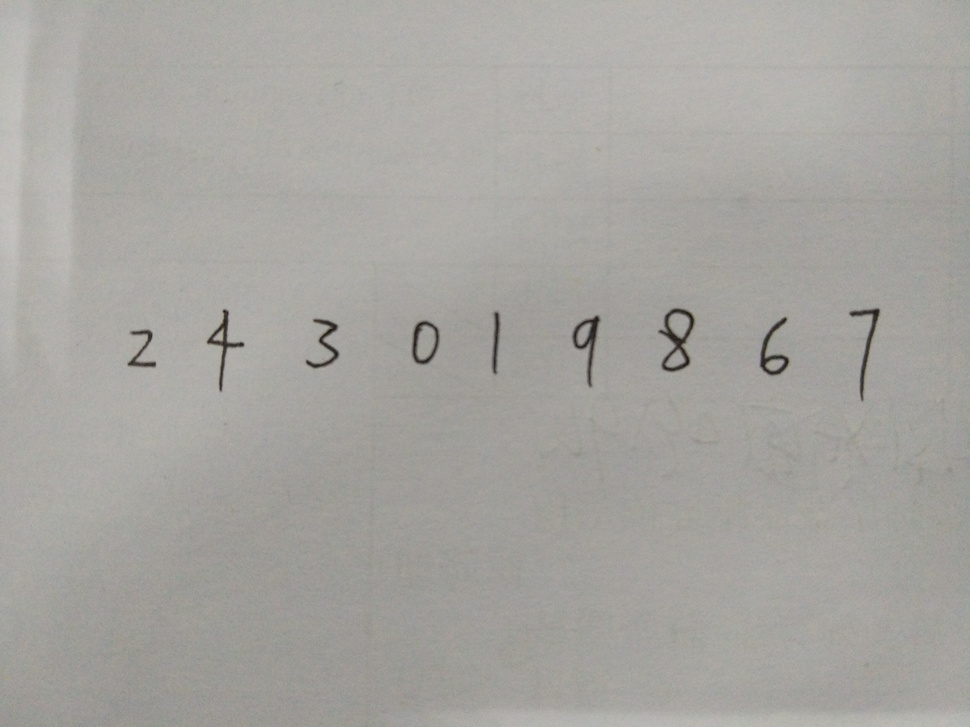
#> input picture src/20180805160122.jpg, 970 x 727 px, shrunk from 4608 x 3456 before the run
$ python -i func.py   (imports and definitions only)
#> lines starting #> are read from the running program, lines starting #| are printed output that depends on the picture
# -*- coding: utf-8 -*-
import cv2
from matplotlib import pyplot as plt

__all__ = ['create_rgb_trackbar', 'get_rgb_trackbar_pos', 'set_click', 'draw_hist']


def create_rgb_trackbar(winname):
    def nothing(x): pass

    cv2.createTrackbar('R', winname, 0, 255, nothing)
    cv2.createTrackbar('G', winname, 0, 255, nothing)
    cv2.createTrackbar('B', winname, 0, 255, nothing)


def get_rgb_trackbar_pos(winname):
    r = cv2.getTrackbarPos('R', winname)
    g = cv2.getTrackbarPos('G', winname)
    b = cv2.getTrackbarPos('B', winname)
    print(r, g, b)
    return r, g, b


def set_click(winname):
    cv2.namedWindow(winname)

    def mouse(event, x, y, flag, param):
        if event == cv2.EVENT_LBUTTONDOWN:
            print('click:{}, {}'.format(x, y))

    cv2.setMouseCallback(winname, mouse)


def draw_hist(filename):
#> called with filename = 'src/20180805160122.jpg'
    im = cv2.imread(filename)
#> im is the input picture: shape (727, 970, 3); mean B, G, R 160, 164.7, 166
    fig, axes = plt.subplots(2, 2)

    # 灰度直方图
    gray = cv2.cvtColor(im, cv2.COLOR_BGR2GRAY)
    axes[1, 0].hist(gray.flatten(), bins=256, density=1)

    # RGB直方图
    colors = ['b', 'g', 'r']
    for i, color in enumerate(colors):
        hist = cv2.calcHist([im], [i], None, [256], [0, 256])
        axes[1, 1].plot(hist, c=color)

    axes[0, 0].imshow(cv2.cvtColor(gray, cv2.COLOR_GRAY2RGB))
    axes[0, 1].imshow(im[:,:,::-1])

    plt.show()
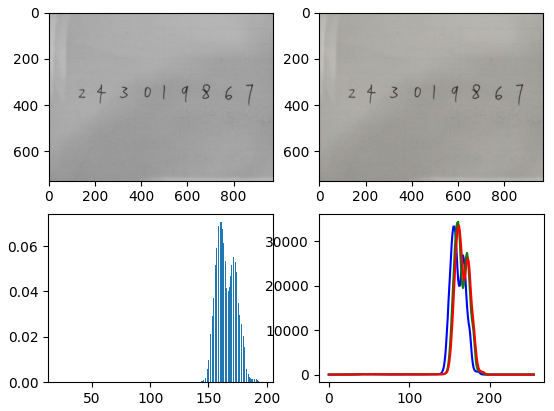
#> figure drawn by matplotlib, 4 panels; panel 3: tallest bar 0.0705 high, from x = 159.9 to 160.6; panel 4: curve peaks at x = 156, y = 33285; panel 4: curve peaks at x = 161, y = 34306; panel 4: curve peaks at x = 162, y = 33430

>>> result = draw_hist('src/20180805160122.jpg')

$ run again, on src/640.jpg
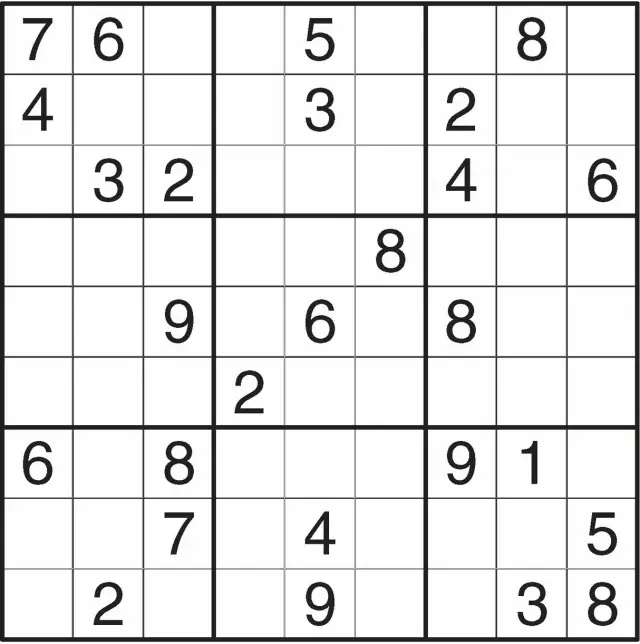
#> input picture src/640.jpg, 640 x 644 px
#> in draw_hist, im is the input picture: shape (644, 640, 3); mean B, G, R 228.7, 228.7, 228.7
#> in draw_hist, `plt.show()`:
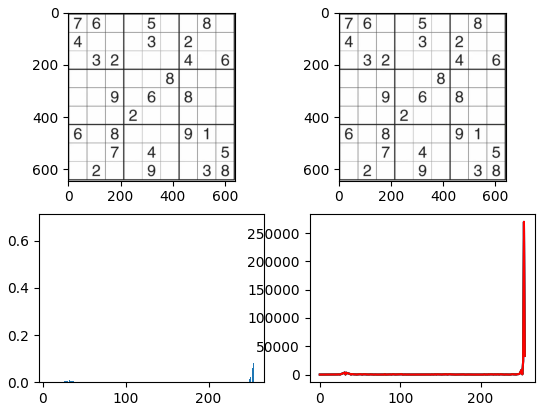
#> figure drawn by matplotlib, 4 panels; panel 3: tallest bar 0.679 high, from x = 253.1 to 254; panel 4: curve peaks at x = 254, y = 269896; panel 4: curve peaks at x = 254, y = 269997; panel 4: curve peaks at x = 254, y = 269999
